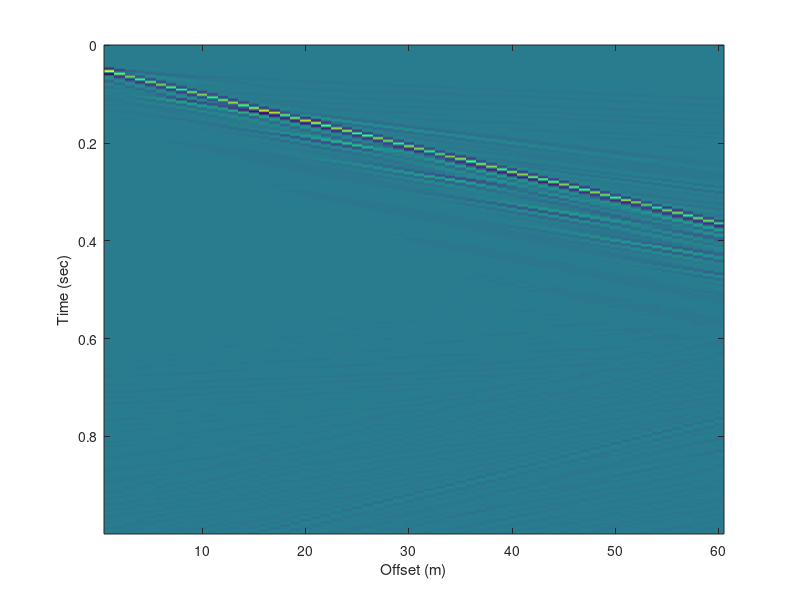

The MATLAB source for this figure: (Note: this script raises an error after producing the figure.)
% 
% a MATLAB script to illustrate
% 
%   Phase-weighted slant stacking for surface wave dispersion measurement
%   developed by F. Cheng, 
%   
%   for details of the algorithm, please refer our paper
% 
%   Cheng, F., Xia, J., Zhang, K., Zhou, C., & Ajo-Franklin, J. B. (2021). 
%       Phase-weighted slant stacking for surface wave dispersion measurement. 
%       Geophysical Journal International, 226(1), 256–269. 
%       https://doi.org/10.1093/gji/ggab101
% 
% 
clear;clc;close all
load('synthetic-seismic-data.mat','uxt','t','x');
%
figure(1);clf
imagesc(x,t,uxt)
xlabel('Offset (m)')
ylabel('Time (sec)')
%
normFlag = 1;
fmin = 10;
fmax = 100;
vmin = 50;
vmax = 800;
%
[fv,f,v]=FPhaseshift(uxt,x,t,normFlag,fmin,fmax,vmin,vmax,0);
[fv2]=FPhaseshift(uxt,x,t,normFlag,fmin,fmax,vmin,vmax,1);

%% 
figure(2);clf
subplot(1,2,1)
imagesc(f,v,fv);
axis xy
colormap(gca, jet)
xlabel('Frequency (Hz)')
ylabel('Phase velocity (m/s)')
title('RAW')
subplot(1,2,2)
imagesc(f,v,fv2);
axis xy
colormap(gca, jet)
xlabel('Frequency (Hz)')
ylabel('Phase velocity (m/s)')
title('PWS')
